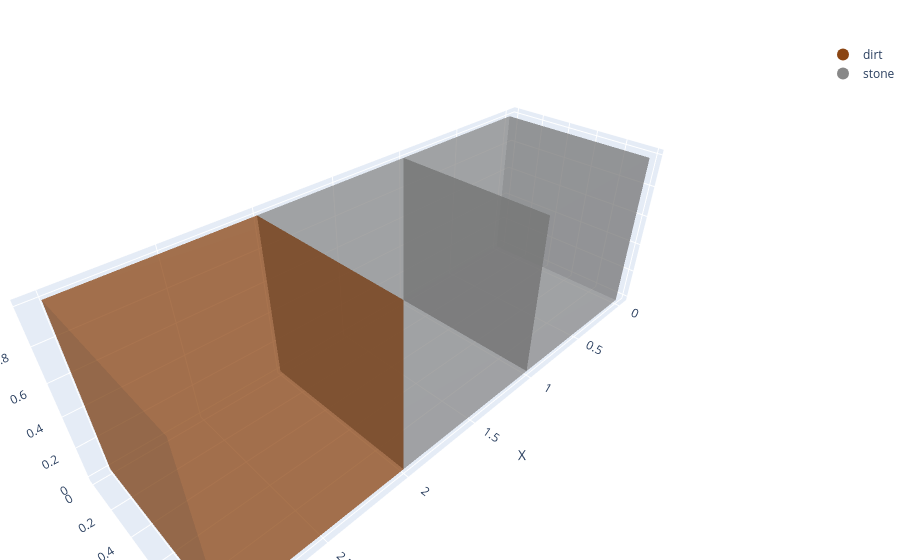

Write notebook code for a chart like this one.
### Markdown cell above
# `is_block_cnt_larger_than`

### Code cell
from eval_code.material import is_block_cnt_larger_than

# Test case 1: Count all blocks (expected_material=None)
coords = [
    {"x": 0, "y": 0, "z": 0, "material": "stone"},
    {"x": 1, "y": 0, "z": 0, "material": "stone"},
    {"x": 2, "y": 0, "z": 0, "material": "dirt"},
]

# Expect True: 3 blocks > 2
assert True == is_block_cnt_larger_than(coords, cnt=2)
# Expect False: 3 blocks is not > 3
assert False == is_block_cnt_larger_than(coords, cnt=3)
plotly_blocks.plot(coords)

### Figure 1 — Plotly figure (JSON) as saved in the notebook; plotly's stock layout.template omitted (floating-point values rounded to 4 significant figures)
{"data": [{"facecolor": ["#888888", "#888888", "#888888", "#888888", "#888888", "#888888", "#888888", "#888888", "#888888", "#888888", "#888888", "#888888", "#888888", "#888888", "#888888", "#888888", "#888888", "#888888", "#888888", "#888888", "#888888", "#888888", "#888888", "#888888", "#8B4513", "#8B4513", "#8B4513", "#8B4513", "#8B4513", "#8B4513", "#8B4513", "#8B4513", "#8B4513", "#8B4513", "#8B4513", "#8B4513"], "flatshading": true, "i": [0, 0, 4, 4, 0, 0, 2, 2, 1, 1, 0, 0, 8, 8, 12, 12, 8, 8, 10, 10, 9, 9, 8, 8, 16, 16, 20, 20, 16, 16, 18, 18, 17, 17, 16, 16], "j": [1, 2, 5, 6, 1, 5, 3, 7, 2, 6, 3, 7, 9, 10, 13, 14, 9, 13, 11, 15, 10, 14, 11, 15, 17, 18, 21, 22, 17, 21, 19, 23, 18, 22, 19, 23], "k": [2, 3, 6, 7, 5, 4, 7, 6, 6, 5, 7, 4, 10, 11, 14, 15, 13, 12, 15, 14, 14, 13, 15, 12, 18, 19, 22, 23, 21, 20, 23, 22, 22, 21, 23, 20], "opacity": 0.5, "type": "mesh3d", "x": [0, 1, 1, 0, 0, 1, 1, 0, 1, 2, 2, 1, 1, 2, 2, 1, 2, 3, 3, 2, 2, 3, 3, 2], "y": [0, 0, 0, 0, 1, 1, 1, 1, 0, 0, 0, 0, 1, 1, 1, 1, 0, 0, 0, 0, 1, 1, 1, 1], "z": [0, 0, 1, 1, 0, 0, 1, 1, 0, 0, 1, 1, 0, 0, 1, 1, 0, 0, 1, 1, 0, 0, 1, 1]}, {"marker": {"color": "#8B4513", "size": 8}, "mode": "markers", "name": "dirt", "showlegend": true, "type": "scatter3d", "x": [null], "y": [null], "z": [null]}, {"marker": {"color": "#888888", "size": 8}, "mode": "markers", "name": "stone", "showlegend": true, "type": "scatter3d", "x": [null], "y": [null], "z": [null]}], "layout": {"legend": {"itemsizing": "constant"}, "margin": {"b": 0, "l": 0, "r": 0, "t": 40}, "scene": {"aspectmode": "data", "xaxis": {"title": {"text": "X"}}, "yaxis": {"title": {"text": "Z"}}, "zaxis": {"title": {"text": "Y (Height)"}}}, "title": {"text": ""}}}
